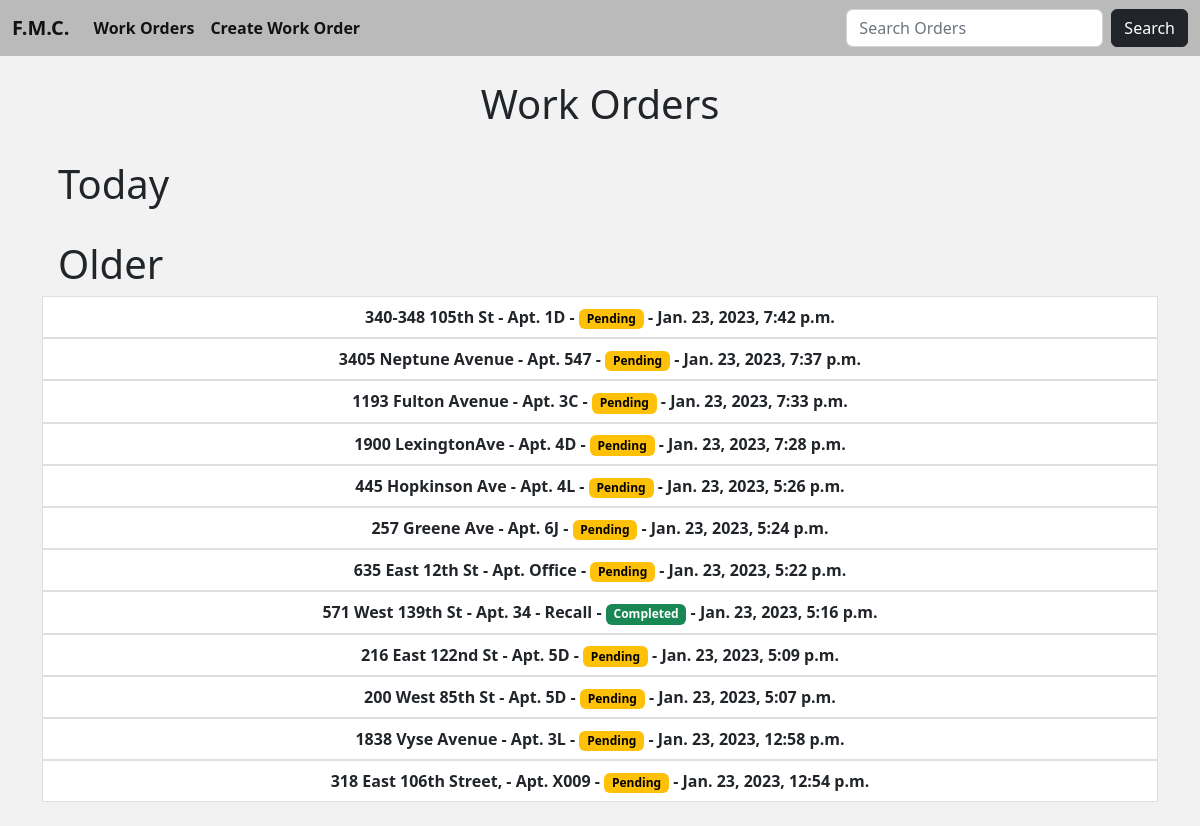
The app's page /, older data.
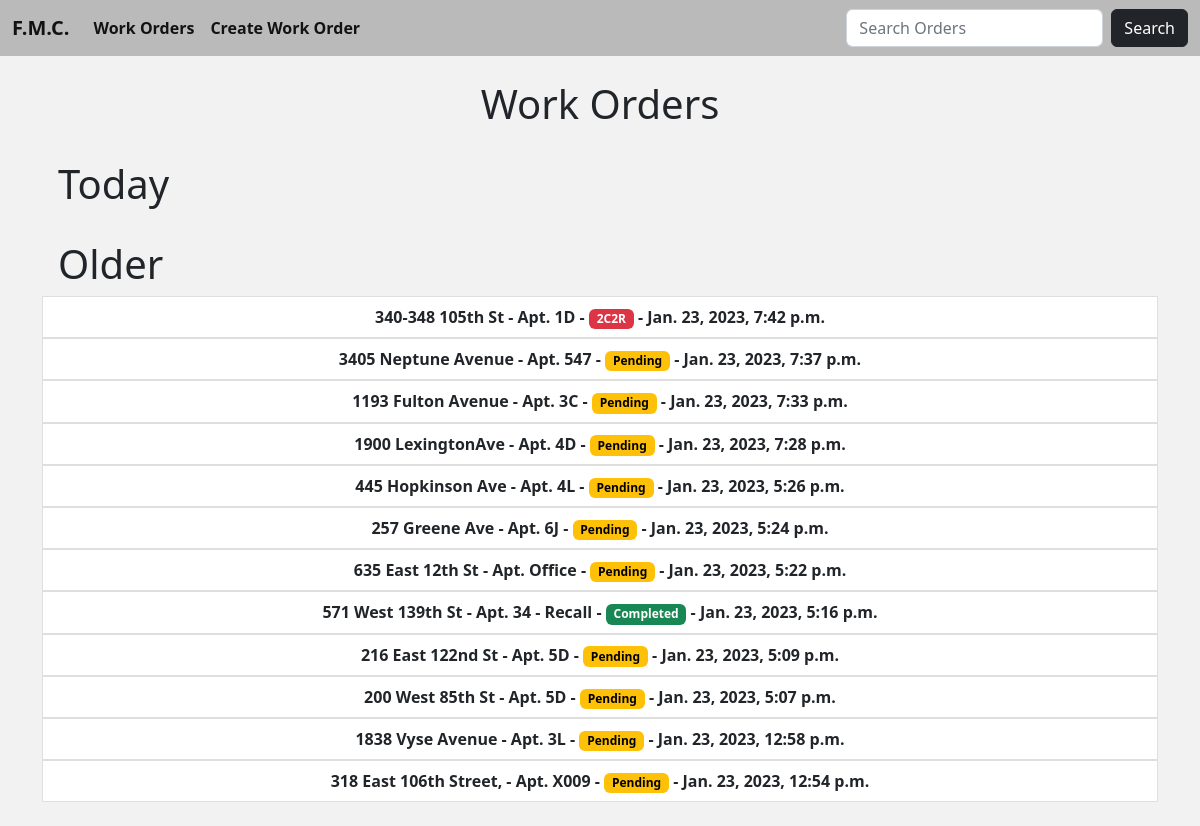
The same page, newer data.
### fmc/models.py (models this page shows, shortened)
class Work(models.Model):
    company = models.CharField('Management Company', max_length=64, blank=True)
    address = models.CharField(max_length=64)
    apartment = models.CharField(max_length=64)
    city = models.CharField(max_length=64, null=True)
    zip_code = models.IntegerField('Zip Code', null=True)
    state = models.CharField(max_length=12, choices=STATE_CHOICES, default='NEW YORK')
    appliance = models.CharField(max_length=64)
    phone = models.CharField('Phone Number', max_length=64, null=True, blank=True)
    comments = models.CharField('Description', max_length=64, null=True, blank=True)
    private = models.CharField(max_length=12, choices=PRIVATE_CHOICES, default='')
    status = models.CharField(max_length=12, choices=STATUS_CHOICES, default='Pending')
    date_added = models.DateTimeField(auto_now_add=True, null=True)
    logo = models.ImageField(null=True, blank=True)
    requested = models.DateField(null=True, blank=True)

### fmc/views.py (the view)
# urls.py: path('', WorkOrders.as_view(), name='work-orders'),
class WorkOrders(ListView):
    model = Work
    template_name = 'work_orders.html'
    ordering = ['-date_added']

### fmc/templates/work_orders.html (shortened to what this page needs)
{% extends 'index.html' %}
{% block body %}
    <div class="container">
        <center><h1>Work Orders</h1></center>
    </div>
    <h1 class="ps-3">Today</h1>
    <h1 class="ps-3">Older</h1>
<div class="list-group">
    {% for work_orders in object_list %}
        {% if work_orders.date_added.day != work_orders.date_added.now.day %}
            <center>
                <a href="{% url 'work-order-details' work_orders.pk %}" class="list-group-item list-group-item-action"><strong>{{ work_orders.address }} - Apt. {{ work_orders.apartment }} -
                    {% if work_orders.status == 'Pending' %}
                        <span class="badge text-bg-warning">{{ work_orders.status }}</span></strong>
                    {% elif work_orders.status == '2C2R' %}
                        <span class="badge text-bg-danger">{{ work_orders.status }}</span></strong>
                    {% else %}
                        <span class="badge text-bg-success">{{ work_orders.status }}</span></strong>
                    {% endif %}
                    <strong>- {{ work_orders.date_added }} </strong>
                </a>
            </center>
        {% endif %}
    {% endfor %}
</div>
{% endblock %}

Row changes from the older to the newer data that the page shows:
changed Work "340-348 105th St": status "Pending" → "2C2R"
